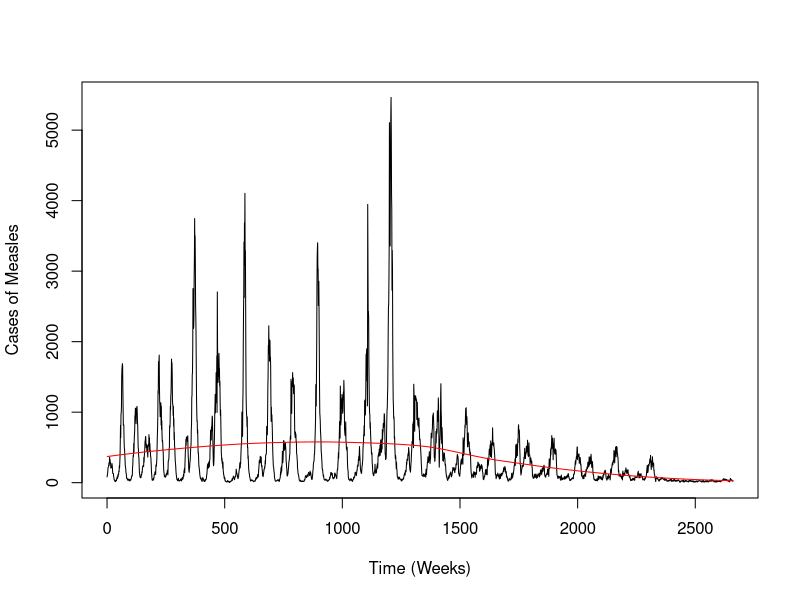
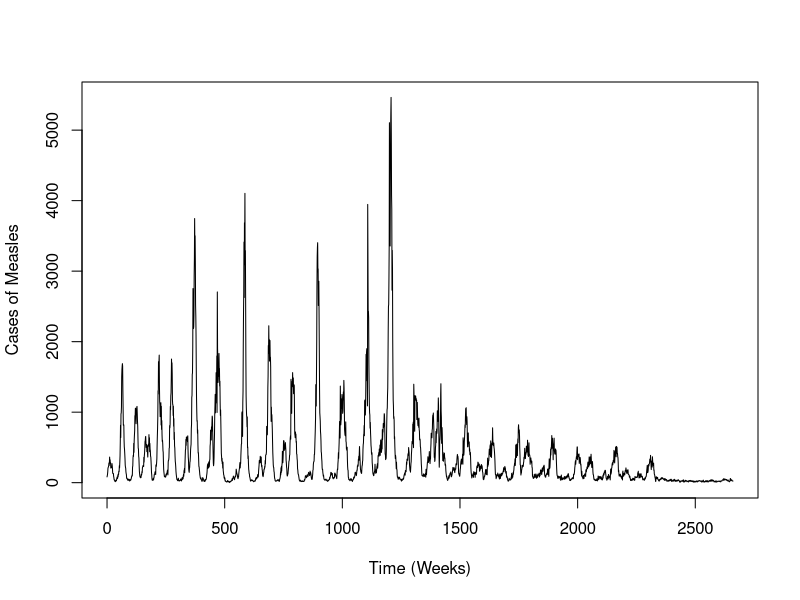
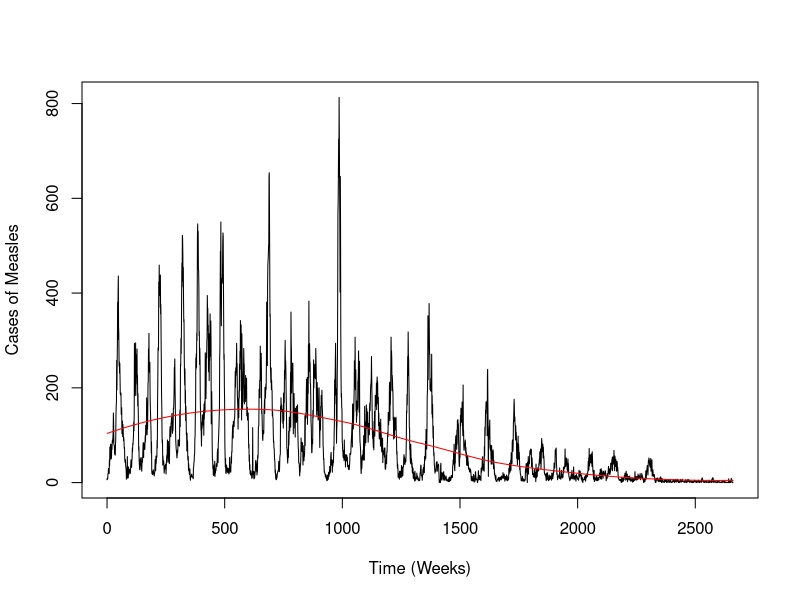
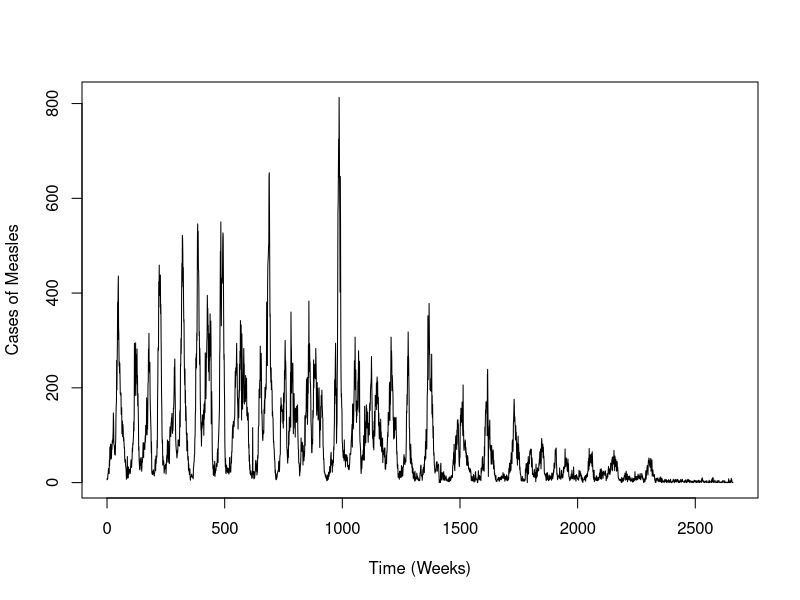
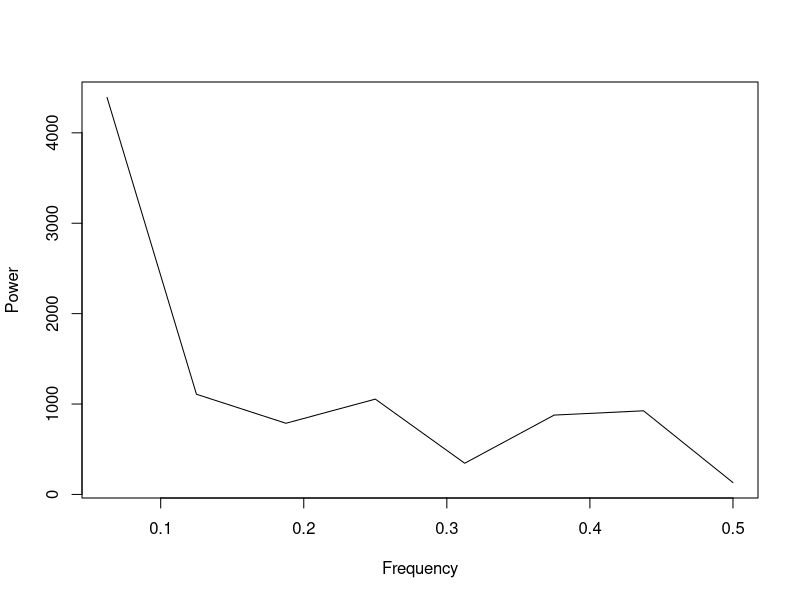
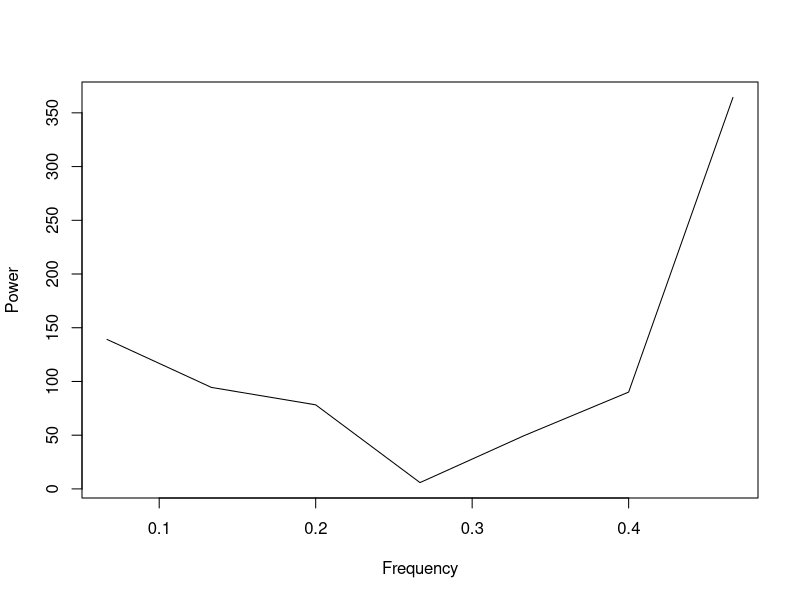

Source code (R) for these figures, in order:
####################QUESTION 1####################
###############PART A###############
###############PART I###############

londona <- read.csv("meas_uk__lon_1944-94_wk.csv")
liverpoola <- read.csv("meas_uk__lpl_1944-94_wk.csv")

londonb <- londona[-c(1,2,3,4,5,6,7,8,9),] ##cleaning out not needed data
liverpoolb <- liverpoola[-c(1,2,3,4,5,6,7,8,9),] ##cleaning out not needed data

read.ymdc <- function(dat){
  year <- dat[seq(1,length(dat),4)]
  month <-dat[seq(2,length(dat),4)]
  day <-dat[seq(3,length(dat),4)]
  date<-as.Date(paste(year, month, day, sep = "."), format = "%Y.%m.%d")
  count <-dat[seq(4,length(dat),4)]
  count <- as.numeric(as.character(count))
  week <- as.numeric((date - date[1])/7)
  l <- list(date, count, week)
  L <- data.frame(l)
  names(L) <-c("Date", "Counts", "Week")
  return(L)
}

London <- read.ymdc(londonb)
Liverpool <-read.ymdc(liverpoolb)

###############PART II###############

time.plot<-function(dat,add){
  if(add == TRUE){
    X<-plot(dat$Week, dat$Counts, type = "l", xlab = "Time (Weeks)", ylab = "Cases of Measles")
    lo <- loess(dat$Counts~dat$Week)
    lin <- lines(predict(lo), col = "red")
  }
  if(add == FALSE){
    X<-plot(dat$Week, dat$Counts, type = "l", xlab = "Time (Weeks)", ylab = "Cases of Measles")
  }
}

time.plot(London, add=TRUE)
time.plot(London, add = FALSE)
time.plot(Liverpool, add=TRUE)
time.plot(Liverpool, add=FALSE)

###############PART III###############

periodogram<-function(dat, timemin = 1944-01-07, timemax = 1994-12-31){
  v<-ts(dat$Counts, start = timemin, end = timemax, frequency = 1)
  s<-spectrum(v, plot=FALSE)
  plot(s$freq, s$spec, type = "l", xlab = "Frequency", ylab = "Power")
}

periodogram(London)
periodogram(Liverpool, 1950-01-07, 1999-12-31)

###############PART B###############

##needs to be completed

####################QUESTION 2####################
###############PART A###############

##needs to be completed

SI.Gillepsie<-function(){
  
}

###############PART B###############

##needs to be completed